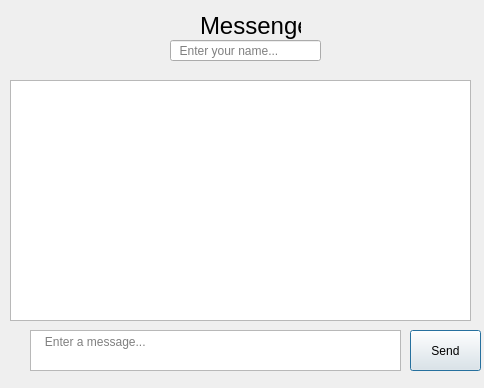
<?xml version="1.0" encoding="UTF-8"?>
<ui version="4.0">
 <class>Dialog</class>
 <widget class="QDialog" name="Dialog">
  <property name="geometry">
   <rect>
    <x>0</x>
    <y>0</y>
    <width>484</width>
    <height>388</height>
   </rect>
  </property>
  <property name="windowTitle">
   <string>Messenger</string>
  </property>
  <widget class="QLabel" name="label">
   <property name="geometry">
    <rect>
     <x>200</x>
     <y>10</y>
     <width>101</width>
     <height>31</height>
    </rect>
   </property>
   <property name="font">
    <font>
     <pointsize>18</pointsize>
    </font>
   </property>
   <property name="text">
    <string>Messenger</string>
   </property>
  </widget>
  <widget class="QLineEdit" name="lineEdit">
   <property name="geometry">
    <rect>
     <x>170</x>
     <y>40</y>
     <width>151</width>
     <height>21</height>
    </rect>
   </property>
   <property name="placeholderText">
    <string>  Enter your name...</string>
   </property>
  </widget>
  <widget class="QTextEdit" name="textEdit">
   <property name="geometry">
    <rect>
     <x>30</x>
     <y>330</y>
     <width>371</width>
     <height>41</height>
    </rect>
   </property>
   <property name="placeholderText">
    <string>   Enter a message...</string>
   </property>
  </widget>
  <widget class="QPushButton" name="pushButton">
   <property name="geometry">
    <rect>
     <x>410</x>
     <y>330</y>
     <width>71</width>
     <height>41</height>
    </rect>
   </property>
   <property name="text">
    <string>Send</string>
   </property>
  </widget>
  <widget class="QTextBrowser" name="textBrowser">
   <property name="geometry">
    <rect>
     <x>10</x>
     <y>80</y>
     <width>461</width>
     <height>241</height>
    </rect>
   </property>
  </widget>
 </widget>
 <resources/>
 <connections/>
</ui>
